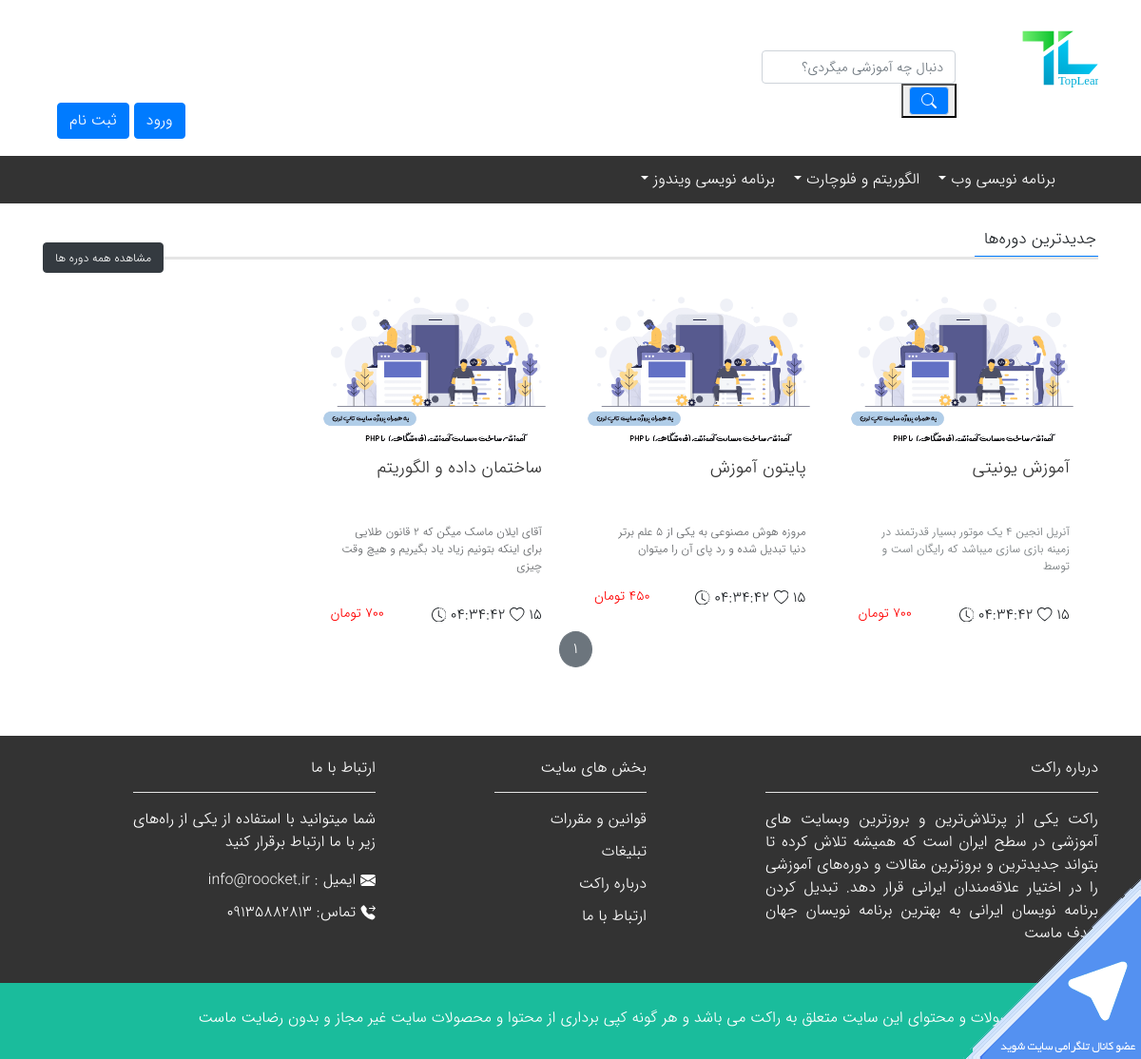
Screenshot of /pages/allcourse.php with the database file from the repository.
### tables this page shows
CREATE TABLE IF NOT EXISTS `menu` (
  `id` int(11) NOT NULL AUTO_INCREMENT,
  `title` varchar(255) NOT NULL,
  `z` int(11) NOT NULL,
  `sort` int(11) NOT NULL DEFAULT '0',
  `src` varchar(255) NOT NULL,
  PRIMARY KEY (`id`)
);

CREATE TABLE IF NOT EXISTS `course` (
  `id` int(11) NOT NULL AUTO_INCREMENT,
  `title` varchar(255) NOT NULL,
  `content` text NOT NULL,
  `image` varchar(255) NOT NULL,
  `tag` text NOT NULL,
  `cat` int(11) NOT NULL,
  `slug` varchar(255) NOT NULL,
  `value` bigint(50) NOT NULL,
  `level` int(11) NOT NULL,
  `status` int(11) NOT NULL DEFAULT '0',
  `intro` varchar(255) NOT NULL,
  `create_date` int(11) NOT NULL,
  `update_date` int(11) NOT NULL,
  PRIMARY KEY (`id`)
);

### pages/allcourse.php (the view, shortened to what this page needs)
<?php
include '../config/db.php';
function limit_words($string, $word_limit)
{
    $words = explode(" ", $string);
    return implode(" ", array_splice($words, 0, $word_limit));
}
$search = false;
$result = $conn->prepare("SELECT * FROM menu ORDER BY sort");
$result->execute();
$menus = $result->fetchall(PDO::FETCH_ASSOC);
$sql = "SELECT course.*, menu.src AS category FROM course JOIN menu ON course.cat = menu.id";
$sql .= " ORDER BY update_date DESC";
$posts = $conn->prepare($sql);
$posts->execute();
$posts = $posts->fetchall(PDO::FETCH_ASSOC);
$page_count = $conn->prepare("SELECT COUNT(*) FROM course");
$page_count->execute();
$page_counts = $page_count->fetch(PDO::FETCH_ASSOC);
$pages_number = ceil($page_counts["COUNT(*)"] / 5);
?>
<html lang="fa">
<head>
    <link rel="stylesheet" href="../css/bootstrap.css">
    <link rel="stylesheet" href="../css/style.css">
</head>
<body>
    <div class="container top-header">
        <img src="../image/logo.svg" alt="logo header" width="80px">
        <div class="search-box d-none d-lg-flex">
            <div class="input-group md-form form-sm form-1 pl-0">
                <form method="POST">
                    <input class="form-control my-0 py-1" type="text" style="font-size: 14px;"
                        placeholder="دنبال چه آموزشی میگردی؟" aria-label="Search" name="search" <?php if($search){ ?>
                        value="<?= $search ?>" <?php } ?>>
                    <button class="input-group-prepend">
                        <span style="background-color: #007bff;" class="input-group-text purple lighten-3"
                            id="basic-text1"></span>
                    </button>
                </form>
            </div>
        </div>
        <div class="instagram-icon">
            <nav class="navbar navbar-expand-lg" style="width: 100%; direction: ltr;">
                <div style="margin-left: -16px; margin-right: -22px;">
                    <div class="container">
                        <ul class="navbar-nav">
                            <?php if (isset($_SESSION['login'])) { ?>
                            <li class="nav-item dropdown">
                                <a style="color:#333; padding-left: 35px; margin-top: -50px;" class="nav-link" href="#"
                                    role="button" data-toggle="dropdown" aria-haspopup="true" aria-expanded="false"
                                    style="color: #fff">
                                    <svg width="0.8em" height="0.8em" viewBox="0 0 16 16" class="bi bi-caret-down-fill"
                                        fill="currentColor" xmlns="http://www.w3.org/2000/svg">
                                        <path
                                            d="M7.247 11.14L2.451 5.658C1.885 5.013 2.345 4 3.204 4h9.592a1 1 0 0 1 .753 1.659l-4.796 5.48a1 1 0 0 1-1.506 0z" />
                                    </svg>
                                    <?php echo $_SESSION['email'] ?>
                                    <img src="../image/avatar-2.jpg"
                                        style="margin-top: -13px; border-radius: 50%; border: 2px solid #ccc;"
                                        width="50px" alt="">
                                </a>
                                <div class="dropdown-menu myaccont-dropdown dropdown-menu-right text-right"
                                    aria-labelledby="navbarDropdown" style="margin-right: -40px;"><br>
                                    <span><?php echo $_SESSION['password'] ?></span>
                                    <hr>
                                    <a class="dropmenu" href="#" style="margin-top: -20px;">
                                        <svg style="color: #6fc341; margin-left: 2px;" width="0.4em" height="0.4em"
                                            viewBox="0 0 16 16" class="bi bi-circle-fill" fill="currentColor"
                                            xmlns="http://www.w3.org/2000/svg">
                                            <circle cx="8" cy="8" r="8" />
                                        </svg>
                                        <?php if ($_SESSION['role'] == 1) {
                                            echo 'کاربر عادی';
                                        } else {
                                            echo 'مدیر';
                                        } ?></a>
                                    <a class="dropmenu" href="#">
                                        <svg style="color: #6fc341; margin-left: 2px;" width="0.4em" height="0.4em"
                                            viewBox="0 0 16 16" class="bi bi-circle-fill" fill="currentColor"
                                            xmlns="http://www.w3.org/2000/svg">
                                            <circle cx="8" cy="8" r="8" />
                                        </svg>
                                        <?php if ($_SESSION['status'] == 0) { ?> <a href="" class="btn btn-danger"
                                            style="margin: 15px 15px 0 0;">غیرفعال</a> <?php } else { ?>
                                        <a href="" class="btn btn-success" style="margin: 15px 15px 0 0;">فعال</a>
                                        <?php } ?></a>
                                    <a class="dropmenu" href="pages/shop.php">
                                        سبد خرید
                                    </a>
                                    <?php if ($_SESSION['role'] == 3) { ?>
                                    <a class="dropmenu" href="admin">
                                        <svg style="color: #6fc341; margin-left: 2px;" width="0.4em" height="0.4em"
                                            viewBox="0 0 16 16" class="bi bi-circle-fill" fill="currentColor"
                                            xmlns="http://www.w3.org/2000/svg">
                                            <circle cx="8" cy="8" r="8" />
                                        </svg>
                                        پنل ادمین</a>
                                    <?php } ?>
                                </div>
                            </li>
                            <?php } else { ?>
                            <li style="margin-top: -40px">
                                <a href="<?= base_url ?>pages/login.php" class="btn btn-primary">ورود</a>
                                <a href="pages/register.php" class="btn btn-primary">ثبت نام</a>
                            </li>
                            <?php } ?>
                        </ul>
                    </div>
                </div>
            </nav>
        </div>
    </div>
    <nav class="navbar navbar-expand-lg navbar-light" id="nav-menu" style="width: 100%;">
        <div class="collapse navbar-collapse" id="navbarSupportedContent"
            style="background-color: #333; margin-left: -16px; margin-right: -22px;">
            <div class="container">
                <ul class="navbar-nav">
                    <?php foreach ($menus as $menu) {
                    if ($menu['z'] == 0) { ?>
                    <li class="nav-item dropdown">
                        <a href="<?php echo $menu['src']; ?>" class="nav-link  <?php foreach ($menus as $z) {
                                if ($menu['id'] == $z['z']) { ?> dropdown-toggle <?php }
                            } ?>" " href=" #" id="navbarDropdown" role="button" <?php foreach ($menus as $z) {
                                if ($menu['id'] == $z['z']) { ?> data-toggle="dropdown" <?php }
                            } ?> aria-haspopup="true" aria-expanded="false" style="color: #fff">
                            <?php echo $menu['title']; ?>
                        </a>
                    </li>
                    <?php }
                } ?>
                </ul>
            </div>
        </div>
    </nav>
    <div class="container">
        <div>
            <p class="hero-header">جدیدترین دوره‌ها</p>
            <a href="" class="btn btn-dark moredore"
                style="float: left; margin-top: -34px; color: #fff; font-size: 12px;">مشاهده همه دوره ها</a>
        </div>
        <hr style="border-top: 3px solid rgba(0, 0, 0, 0.1); margin-top: -19px; margin-bottom: -0;">
        <div class="row" style="margin-right: 0; margin-left: 0; width: 100%;">
            <?php foreach ($posts
        as $post): ?>
            <div class="col-12 col-md-6 col-lg-3 post-item">
                <a href="pages/singelpage.php?course=<?= $post['slug'] ?>">
                    <div class="image-item">
                        <img src="../assets/upload/course/<?= $post['image'] ?>" width="100%" alt="">
                    </div>
                    <div class="caption-item">
                        <div class="title-item">
                            <a href="pages/singelpage.php?course=<?= $post['slug'] ?>""><span><?= $post['title'] ?></span>
            </a>
        </div>
        <div class=" cap-item">
                                <p><?= limit_words($post['content'], 18); ?></p>
                        </div>
                        <div class="like-item">
                            <span class="like-item2">۱۵
                            </span>
                            <span class="time-item">۰۴:۳۴:۴۲
                            </span>
                            <span class="shop-item">
                                <?= $post['value'] ?> تومان
                            </span>
                        </div>
                    </div>
                </a>
            </div>
            <?php endforeach; ?>
        </div>
        <div class="row">
            <div class="pagination-box">
                <?php for($i= 1; $i <= $pages_number; $i++){ ?>
                <a href="allcourse.php?page=<?= $i ?>" class="btn btn-secondary page-item"><?= $i ?></a>
                <?php } ?>
            </div>
        </div>
    </div>
    <br><br><br>
    <footer>
        <div class="footer-back">
            <div class="container">
                <div class="row">
                    <div class="col-12 col-lg-4"><br>
                        <h6>درباره راکت</h6>
                        <hr class="header-caption-footer">
                        <p class="caption-footer">راکت یکی از پرتلاش‌ترین و بروزترین وبسایت های آموزشی در سطح ایران است
                            که همیشه تلاش کرده تا
                            بتواند جدیدترین و بروزترین مقالات و دوره‌های آموزشی را در اختیار علاقه‌مندان ایرانی قرار
                            دهد. تبدیل کردن برنامه نویسان ایرانی به بهترین برنامه نویسان جهان هدف ماست</p>
                    </div>
                    <div class="col-12 col-lg-1"></div>
                    <div class="col-12 col-lg-2"><br>
                        <h6>بخش های سایت</h6>
                        <hr class="header-caption-footer">
                        <a style="color: #fff; display:block;margin-top: 10px;" href="">قوانین و مقررات</a>
                        <a style="color: #fff; display:block;margin-top: 10px;"" href="">تبلیغات</a>
                    <a style=" color: #fff; display:block;margin-top: 10px;"" href="">درباره راکت</a>
                        <a style="color: #fff; display:block;margin-top: 10px;"" href="">ارتباط با ما</a>
                </div>
                <div class=" col-12 col-lg-1">
                    </div>
                    <div class="col-12 col-lg-3"><br>
                        <h6>ارتباط با ما</h6>
                        <hr class="header-caption-footer">
                        <p class="caption-footer">شما میتوانید با استفاده از یکی از راه‌های زیر با ما ارتباط برقرار کنید
                        </p>
                        <div>
                            <svg width="1em" height="1em" viewBox="0 0 16 16" class="bi bi-envelope-fill"
                                fill="currentColor" xmlns="http://www.w3.org/2000/svg">
                                <span>
                                    ایمیل :‌ info@roocket.ir
                                </span>
                        </div>
                        <div style="margin-top: 10px;">
                            <svg width="1em" height="1em" viewBox="0 0 16 16" class="bi bi-telephone-forward-fill"
                                fill="currentColor" xmlns="http://www.w3.org/2000/svg">
                                <span> تماس: 09135882813</span>
                        </div>
                        <br>
                    </div>
                </div>
                <br class="d-none d-lg-flex">
            </div>
        </div>
    </footer>
    <footer class="footer2">
        <div class="container">
            <p>کليه حقوق محصولات و محتوای اين سایت متعلق به راکت می باشد و هر گونه کپی برداری از محتوا و محصولات سایت
                غیر
                مجاز و بدون رضایت ماست</p>
        </div>
    </footer>
    <img src="image/teleg2.png" alt="" class="fixed-bottom d-none d-lg-block">
</body>
</html>

### css/style.css (style rules this page uses)
.btn { color: #fff !important; }
* { font-family: iransans; text-align: right; direction: rtl; }
a { color: #333; }
.top-header { margin-top: 30px; }
.nav-item { padding-top: 5px; padding-bottom: 5px; }
.input-group { width: 700px; margin-right: 150px; margin-top: -40px; }
.image-item { overflow: hidden; border-radius: 15px; }
.image-item img { height: 180px; object-fit: cover; transition: all ease-in-out 0.25s; }
.caption-item { height: 200px; background-color: #fff; border-radius: 15px; margin-top: -25px; position: relative; }
.title-item { font-size: 18px; padding: 14px 15px; }
.cap-item p { font-size: 12px; opacity: 0.7; padding: 15px; padding-top: 0; }
.like-item svg { cursor: pointer; }
.like-item2 { padding-right: 15px; font-size: 15.5px; }
.time-item { font-size: 15.5px; }
.shop-item { font-size: 14px; color: red; float: left; padding-left: 10px; }
.post-item { margin-top: 20px; }
.hero-header { padding-right: 2px; margin-top: 16px; border-bottom: 3px solid #007bff; font-size: 17px; width: 130px; padding-bottom: 5px; }
.footer-back { background-color: #333; color: #fff; }
.caption-footer { text-align: justify; }
hr { background-color: #fff !important; }
.footer2 { background-color: #1abc9c; color: #fff; padding-top: 25px; padding-bottom: 15px; }
.page-item { width: 35px !important; height: 38px !important; margin-left: 10px; border-radius: 50%; }
.pagination-box { margin: 0 auto; }

### rows the page displays
menu: title "برنامه نویسی وب"
menu: title "الگوریتم و فلوچارت"
menu: title "برنامه نویسی ویندوز"
course: image (picture), title "آموزش یونیتی", content "آنریل انجین 4 یک موتور بسیار قدرتمند در زمینه بازی سازی میباشد که رایگان است و توسط"
course: image (picture), title "پایتون آموزش", content "مروزه هوش مصنوعی به یکی از 5 علم برتر دنیا تبدیل شده و رد پای آن را میتوان"
course: image (picture), title "ساختمان داده و الگوریتم", content "آقای ایلان ماسک میگن که ۲ قانون طلایی برای اینکه بتونیم زیاد یاد بگیریم و هیچ وقت چیزی"
